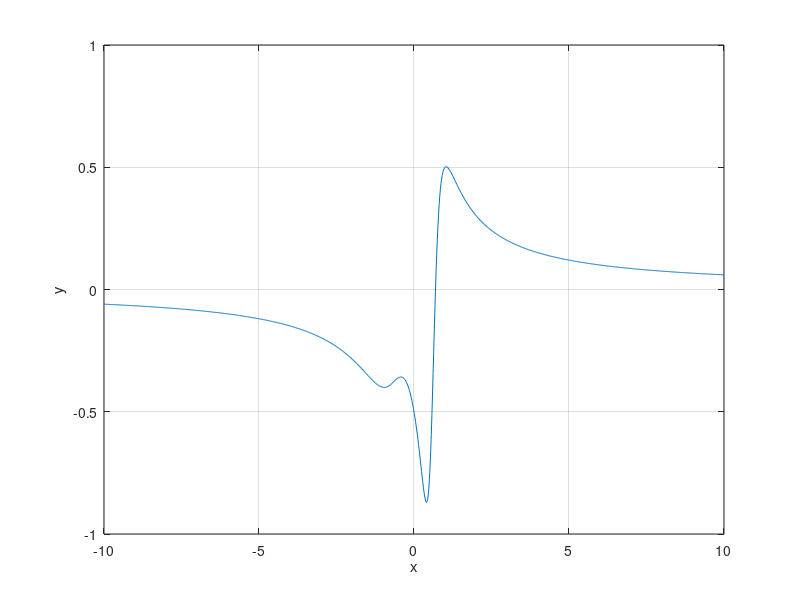

Source code (MATLAB):
clear variables
clc
x = linspace(-10,10,1024);

P = 3*x.^3 - 1;
Q = 5*x.^4 - 3*x +2;
y = P./Q;

figure(1)
plot(x,y)
grid on
xlabel('x')
ylabel('y')
